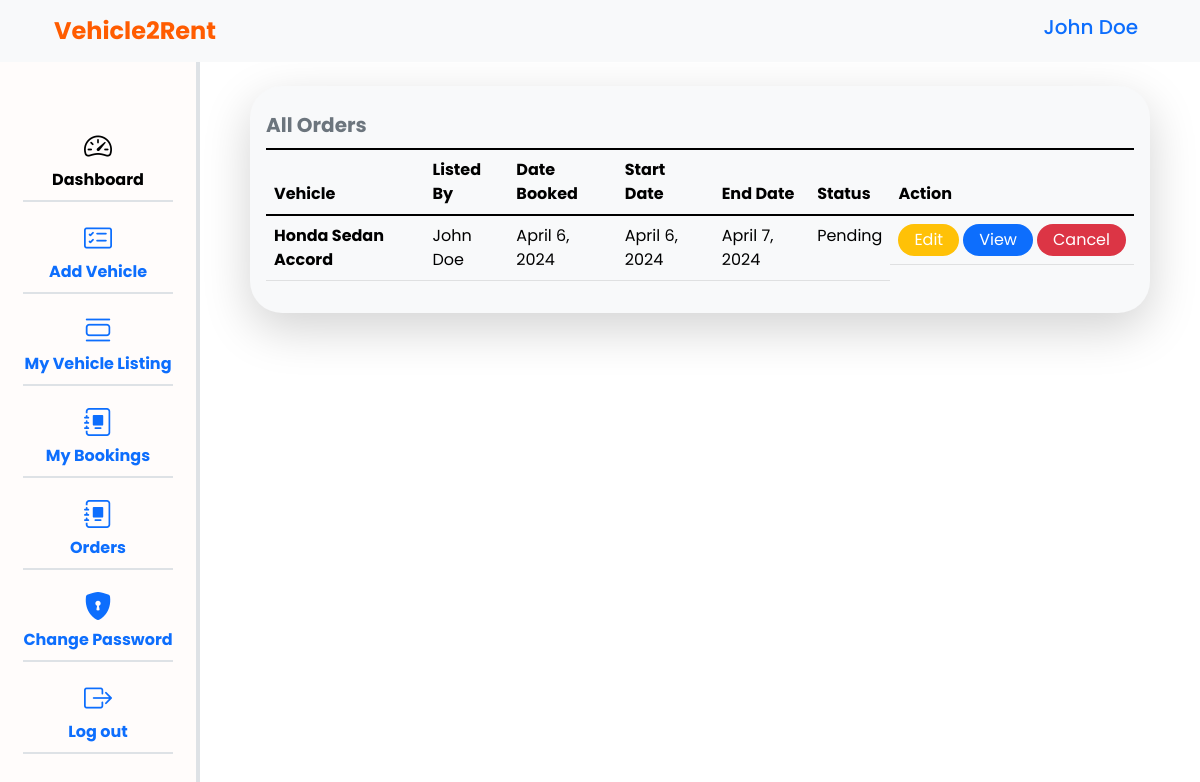
Screenshot of /bookings/orders (signed in) with the database file from the repository.
### apps/users/models.py (models this page shows, shortened)
class CustomUser(BaseModel, PermissionsMixin, AbstractBaseUser):
    first_name = models.CharField(max_length=100)
    last_name = models.CharField(max_length=100)
    email = models.EmailField(unique=True, max_length=100)
    gender = models.CharField(
        default="male", choices=choices.GENDER, max_length=10)
    phone_no = models.CharField(max_length=50, blank=True)
    document_type = models.CharField(
        max_length=100, choices=choices.DOCUMENT_TYPES)
    document = models.FileField(upload_to="documents/", help_text=_(
        "upload a legal document that truely identifies you for verification."),
        blank=True, null=True)
    profile_picture = models.ImageField(
        upload_to="profile picture/", default="images/dummy.png")
    personal_description = models.TextField(
        max_length=500, blank=True, null=True)
    is_active = models.BooleanField(default=True)
    is_staff = models.BooleanField(default=False)
    is_superuser = models.BooleanField(default=False)
    objects = CustomUserManager()
    USERNAME_FIELD = 'email'
    REQUIRED_FIELDS = ['first_name', 'last_name']
    class Meta:
        verbose_name = "User"
        verbose_name_plural = "Users"
    def get_full_name(self):
        return f"{self.first_name.capitalize()} {self.last_name.capitalize()}"

### apps/bookings/models.py (models this page shows, shortened)
class Booking(BaseModel):
    vehicle = models.ForeignKey(Vehicle, on_delete=models.CASCADE, related_name="booking")
    renter = models.ForeignKey(CustomUser, on_delete=models.SET_NULL, null=True, blank=True)
    renter_driver_license = models.FileField(blank=True, null=True)
    start_date = models.DateTimeField()
    end_date = models.DateTimeField()
    address = models.CharField(max_length=250, blank=True, null=True)
    city = models.CharField(max_length=100, blank=True, null=True)
    county = models.CharField(max_length=100, blank=True, null=True)
    total_price = models.DecimalField(max_digits=10, decimal_places=2)
    total_hours = models.CharField(max_length=50, blank=True, null=True)
    pickup_location = models.CharField(max_length=150, blank=True, null=True)
    dropoff_location = models.CharField(max_length=150, blank=True, null=True)
    status = models.CharField(max_length=100, choices=choices.BOOKING_APPROVAL, default="Pending")
    class Meta:
        verbose_name = "Booking"
        verbose_name_plural = "Bookings"
    def get_total_hours(self):
        duration_hours = (self.end_date - self.start_date).total_seconds() / 3600
        return ceil(duration_hours)
    def get_total_price(self):
        duration_hours = self.get_total_hours()
        total_price = Decimal(duration_hours) * self.vehicle.price_per_hour
        return total_price

### apps/vehicles/models.py (models this page shows, shortened)
class Vehicle(BaseModel):
    owner = models.ForeignKey(
        CustomUser, on_delete=models.CASCADE, related_name="vehicle")
    vehicle_type = models.CharField(
        choices=choices.VEHICLE_TYPES, max_length=100, blank=True, null=True)
    vehicle_make = models.CharField(
        choices=choices.VEHICLE_MAKES, max_length=100, blank=True, null=True)
    model = models.CharField(max_length=100, blank=True, null=True)
    year = models.CharField(max_length=50, blank=True, null=True)
    max_speed = models.CharField(max_length=10, blank=True, null=True)
    total_doors = models.CharField(
        max_length=20, choices=choices.TOTAL_VEHICLE_DOORS, blank=True, null=True)
    transmission_type = models.CharField(
        max_length=50, choices=choices.TRANSMISSION_TYPES, blank=True, null=True)
    total_passengers = models.CharField(
        max_length=20, choices=choices.TOTAL_PASSENGERS, blank=True, null=True)
    registration_certificate = models.FileField(
        upload_to="vehicle certificates/", blank=True, null=True)
    fuel_type = models.CharField(
        max_length=50, choices=choices.FUEL_TYPE,  blank=True, null=True)
    temperature_regulator = models.CharField(
        max_length=50, choices=choices.TEMPERATURE_REGULATOR, default="Air Conditioning")
    engine_capacity = models.CharField(max_length=50, blank=True, null=True)
    availability_status = models.CharField(
        max_length=50, choices=choices.AVAILABILITY_STATUS, default="Available")
    price_per_hour = models.DecimalField(
        max_digits=10, decimal_places=2,  blank=True, null=True)
    pickup_location = models.CharField(max_length=150, blank=True, null=True)
    image = models.ImageField(
        upload_to="vehicle images/", blank=True, null=True)
    description = models.TextField(blank=True, null=True)
    objects = VehicleManager
    class Meta:
        indexes = [
            models.Index(fields=['vehicle_type']),
            models.Index(fields=['vehicle_make']),
        ]
        verbose_name = "Vehicle"
        verbose_name_plural = "Vehicles"
    def get_full_vehicle_name(self):
        return f"{self.vehicle_make.capitalize()} {self.vehicle_type.capitalize()} {self.model.capitalize()}"

### apps/bookings/views.py (the view)
# urls.py: path('orders', views.OrdersListView.as_view(), name="order_list"),
class OrdersListView(LoginRequiredMixin, generic.ListView):
    model = Booking
    fields = "__all__"
    template_name = "bookings/orders.html"
    context_object_name = "orders"
    def get_queryset(self):
        return super().get_queryset().filter(vehicle__owner=self.request.user)

### apps/bookings/templates/bookings/orders.html (shortened to what this page needs)
{% extends "dashboard.html" %}
{% load static %}
{% block content %}
  <div class="bg-light mt-4 rounded-5 shadow-lg py-3 px-3 w-100 table-responsive-lg">
    <table class="table table-light">
      {% if orders %}
        <caption class="fw-bold fs-5 caption-top">All Orders</caption>
        <thead>
          <tr>
            <th scope="col">Vehicle</th>
            <th scope="col">Listed By</th>
            <th scope="col">Date Booked</th>
            <th scope="col">Start Date</th>
            <th scope="col">End Date</th>
            <th scope="col">Status</th>
            <th scope="col">Action</th>
          </tr>
        </thead>
        <tbody>
          {% for order in orders %}
            <tr>
              <th>{{ order.vehicle.get_full_vehicle_name }}</th>
              <td>{{ order.vehicle.owner.get_full_name }}</td>
              <td>{{ order.created_on|date }}</td>
              <td>{{ order.start_date|date }}</td>
              <td>{{ order.end_date|date }}</td>
              <td>{{ order.status }}</td>
              <td class="d-flex gap-1">
                <span class="bg-warning rounded-pill d-inline-block py-1 px-3">
                  <a href="{% url "update_order" order.id %}" class="text-white text-decoration-none">Edit</a>
                </span>
                <button type="button" class="text-white rounded-pill border-0 d-inline-block py-1 px-3 bg-primary d-inline-block view-button" data-bs-toggle="modal" data-bs-target="#exampleModal{{ order.id }}">View</button>
                <span class="bg-danger text-white rounded-pill d-inline-block py-1 px-3">
                  <a href="{% url "cancel_order" order.id %}" class="text-white text-decoration-none">Cancel</a>
                </span >
              </td>
            </tr>
          {% endfor %}
        </tbody>
      {% else %}
        <table class="table table-light mt-5">
          <caption class="fw-bold fs-5 caption-top text-center">No orders available</caption>
        </table>
      {% endif %}
    </table>
  </div>
{% endblock content %}

### templates/dashboard.html (shortened to what this page needs)
{% load static %}
<!DOCTYPE html>
<html lang="en">
<head>
    <link rel="stylesheet" href="https://cdn.jsdelivr.net/npm/bootstrap-icons@1.11.3/font/bootstrap-icons.min.css" />
    <link href="https://cdn.jsdelivr.net/npm/bootstrap@5.3.3/dist/css/bootstrap.min.css" rel="stylesheet"/>
    <link rel="stylesheet" href="{% static "./bootstrap/css/bootstrap.min.css" %}" />
    <link rel="stylesheet" href="{% static "./css/index.css" %}"/>
    <link rel="stylesheet" href="{% static "./css/dashboard.css" %}"/>
</head>
<body class="border-3">
  <header>
    <nav class="navbar navbar-expand-lg bg-body-tertiary">
      <div class="container-sm">
        <div class="collapse navbar-collapse" id="navbarSupportedContent">
          <a class="navbar-brand d-none d-lg-block fw-bold fs-4 me-auto" href="{% url "home" %}">Vehicle2Rent</a>
          <ul class="navbar-nav mb-2 fw-medium fs-5 mb-lg-0">
            <li class="nav-item">
              <a class="nav-link">{{ user.get_full_name }}</a>
            </li>
          </ul>
        </div>
      </div>
    </nav>
  </header>
  <main class="d-flex">
    <aside class="col-2 border-end border-4 position-fixed z-2 d-none d-md-block">
      <div class="overflow-y-auto h-100">
        <nav class="nav flex-column align-items-center justify-content-center">
          <ul class="navbar-nav text-black my-5">
            <li class="nav-item fw-bold border-2 border-bottom pt-3">
              <a class="nav-link active d-flex flex-column align-items-center justify-content-center"
                aria-current="page" href="{% url "user_profile" %}">
                <div>
                  <i class="bi bi-speedometer2 fs-3"></i>
                </div>
                <span> Dashboard </span>
              </a>
            </li>
            <li class="nav-item fw-bold border-2 border-bottom pt-3">
              <a class="nav-link d-flex flex-column align-items-center justify-content-center"
                href="{% url "add_vehicle" %}">
                <div>
                  <i class="bi bi-card-checklist fs-3"></i>
                </div>
                <span> Add Vehicle </span>
              </a>
            </li>
            <li class="nav-item fw-bold border-2 border-bottom pt-3">
              <a class="nav-link d-flex flex-column align-items-center justify-content-center" href="{% url "vehicle_list" %}">
                <div>
                  <i class="bi bi-view-list fs-3"></i>
                </div>
                <span> My Vehicle Listing </span>
              </a>
            </li>
            <li class="nav-item fw-bold border-2 border-bottom pt-3">
              <a class="nav-link d-flex flex-column align-items-center justify-content-center" href="{% url "booking_list" %}">
                <div>
                  <i class="bi bi-journal-album fs-3"></i>
                </div>
                <span>My Bookings</span>
              </a>
            </li>
             <li class="nav-item fw-bold border-2 border-bottom pt-3">
              <a class="nav-link d-flex flex-column align-items-center justify-content-center" href="{% url "order_list" %}">
                <div>
                  <i class="bi bi-journal-album fs-3"></i>
                </div>
                <span>Orders</span>
              </a>
            </li>
             <li class="nav-item fw-bold border-2 border-bottom pt-3">
              <a class="nav-link d-flex flex-column align-items-center justify-content-center"
                href="{% url "change_password" %}">
                <div>
                  <i class="bi bi-shield-lock-fill fs-3"></i>
                </div>
                <span> Change Password </span>
              </a>
            </li>
            <li class="nav-item d-flex align-items-center justify-content-center fw-bold border-2 border-bottom pt-3">
                <a href="{% url "user_logout" %}" class="nav-link d-flex flex-column align-items-center justify-content-center">
                    <div>
                    <i class="bi bi-box-arrow-right fs-3"></i>
                    </div>
                    <span> Log out </span>
                </a>
            </li>
          </ul>
        </nav>
      </div>
    </aside>
    <div class="col-2 d-none d-md-block"></div>
    <div class="col-12 col-md-9 mx-auto password">
      {% block content %}{% endblock content %}
    </div>
  </main>
</body>
</html>

### staticfiles/css/index.css (style rules this page uses)
:root { --custom-pri: #ff5c00; --white: #ffffff; }
* { margin: 0; padding: 0; box-sizing: border-box; }
body { font-family: "Poppins", sans-serif; }
main { min-height: 80vh; }
nav .navbar-brand { color: var(--custom-pri); }

### staticfiles/css/dashboard.css (style rules this page uses)
aside { background-color: rgba(255, 92, 0, 0.015); min-height: 100vh; }
.nav-link { padding-top: 0; }
aside { height: 100vh; padding-bottom: 40px; }

### rows the page displays
CustomUser: get_full_name "John Doe"
Booking: vehicle.get_full_vehicle_name "Honda Sedan Accord", vehicle.owner.get_full_name "John Doe", created_on "April 6, 2024", start_date "April 6, 2024", end_date "April 7, 2024", status "Pending"
